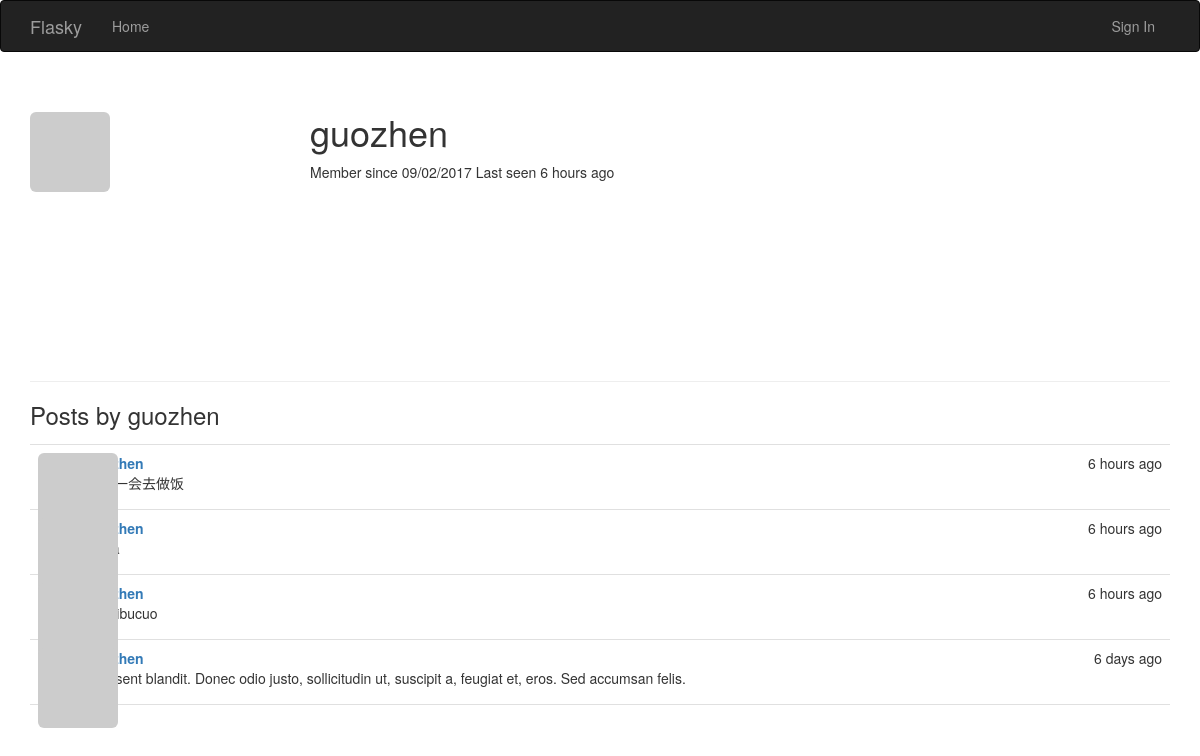
The app's page /user/guozhen with its own data.
### app/models.py (models this page shows, shortened)
class User(UserMixin, db.Model):
	__tablename__='users'
	id = db.Column(db.Integer,primary_key=True)
	username = db.Column(db.String(64),unique=True,index=True)
	email = db.Column(db.String(64),unique=True,index=True)
	role_id = db.Column(db.Integer,db.ForeignKey('roles.id'))
	password_hash = db.Column(db.String(128))
	confirmed = db.Column(db.Boolean, default=False)
	name = db.Column(db.String(64))
	location = db.Column(db.String(64))
	about_me = db.Column(db.Text())
	member_since = db.Column(db.DateTime(), default=datetime.utcnow)
	last_seen = db.Column(db.DateTime(), default=datetime.utcnow)
	avatar_hash = db.Column(db.String(32))
	posts = db.relationship('Post', backref='author', lazy='dynamic')
	@property
	def password(self):
		raise AttributeError('密码是不可读属性！')
	def gravatar(self, size=100, default='identicon', rating='g'):
		if request.is_secure:
			url = 'https://s.gravatar.com/avatar'
		else:
			url = 'http://www.gravatar.com/avatar'
		hash = hashlib.md5(self.email.encode('utf-8')).hexdigest()
		return '{url}/{hash}?s={size}&d={default}&r={rating}'.format(
			url=url, hash=hash, size=size, default=default, rating=rating)

class Post(db.Model):
	__tablename__ = 'posts'
	id = db.Column(db.Integer, primary_key=True)
	body = db.Column(db.Text)
	timestamp = db.Column(db.DateTime, index=True, default=datetime.utcnow)
	author_id = db.Column(db.Integer, db.ForeignKey('users.id'))

### app/main/views.py (the view)
@main.route('/user/<username>')
def user(username):
    user = User.query.filter_by(username=username).first()
    if user is None:
        abort(404)
    posts = user.posts.order_by(Post.timestamp.desc()).all()
    return render_template('user.html', user=user, posts=posts)

### app/auth/views.py (called while the page is built)
@auth.before_app_request
def before_request():
	if current_user.is_authenticated:
		current_user.ping()
		if not current_user.confirmed \
			and request.endpoint[:5] != 'auth.':
			return redirect(url_for('auth.unconfirmed'))

### app/main/__init__.py (called while the page is built)
@main.app_context_processor              #把Permission类加入模板上下文
def inject_permissions():
    return dict(Permission=Permission)

### app/models.py (called while the page is built)
	def is_administrator(self):
		return False

### app/templates/user.html (shortened to what this page needs)
{% extends "base.html" %}
{% block page_content %}
<div class="page-header">
	<img class="img-rounded profile-thumbnail" src="{{ user.gravatar(size=256) }}">
	<div class="profile-header">
		<h1>{{ user.username }}</h1>
		<p>
			Member since {{ moment(user.member_since).format('L') }}
			Last seen {{ moment(user.last_seen).fromNow() }}
		</p>
	</div>
</div>
<h3>Posts by {{ user.username }}</h3>
{% include '_posts.html' %}
{% endblock %}

### app/templates/base.html (shortened to what this page needs)
{% extends "bootstrap/base.html" %}
{% block head %}
{{ super() }}
<link rel="stylesheet" type="text/css" href="{{ url_for('static', filename='styles.css') }}">
{% endblock %}
{% block navbar %}
<div class="navbar navbar-inverse" role="navigation">
	<div class="container">
		<div class="navbar-header">
			<a class="navbar-brand" href="{{ url_for('main.index') }}">Flasky</a>
		</div>
		<div class="navbar-collapse collapse">
			<ul class="nav navbar-nav">
				<li><a href="{{ url_for('main.index') }}">Home</a></li>
			</ul>
			<ul class="nav navbar-nav navbar-right">
				{% if current_user.is_authenticated %}
				<li class="dropdown">
					<a href="#" class="dropdown-toggle" data-toggle="dropdown">
						<img src="{{ current_user.gravatar(size=18) }}">
						Account <b class="caret"></b></a>
					<ul class="dropdown-menu">
						<li><a href="{{ url_for('auth.change_password') }}">Change Password</a></li>
						<li><a href="{{ url_for('auth.change_email_request') }}">Change Email</a></li>
						<li><a href="{{ url_for('auth.logout') }}">Sign Out</a></li>
					</ul>
				</li>
				{% else %}
				<li><a href="{{ url_for('auth.login') }}">Sign In</a></li>
				{% endif %}
			</ul>
		</div>
	</div>
</div>
{% endblock %}
{% block content %}
<div class="container">
	{% block page_content %}{% endblock %}
</div>
{% endblock %}

### app/templates/_posts.html
<ul class="posts">
    {% for post in posts %}
    <li class="post">
        <div class="post-thumbnail">
            <a href="{{ url_for('.user', username=post.author.username) }}">
                <img class="img-rounded profile-thumbnail" src="{{ post.author.gravatar(size=40) }}">
            </a>
        </div>
        <div class="post-content">
            <div class="post-date">{{ moment(post.timestamp).fromNow() }}</div>
            <div class="post-author"><a href="{{ url_for('.user', username=post.author.username) }}">{{ post.author.username }}</a></div>
            <div class="post-body">{{ post.body }}</div>
        </div>
    </li>
    {% endfor %}
</ul>

### app/static/styles.css (style rules this page uses)
.profile-thumbnail { position: absolute; }
.profile-header { min-height: 260px; margin-left: 280px; }
ul.posts { list-style-type: none; padding: 0px; margin: 16px 0px 0px 0px; border-top: 1px solid #e0e0e0; }
ul.posts li.post { padding: 8px; border-bottom: 1px solid #e0e0e0; }
div.post-date { float: right; }
div.post-author { font-weight: bold; }
div.post-thumbnail { position: absolute; }
div.post-content { margin-left: 48px; min-height: 48px; }

### records on screen
User: username "guozhen", member_since "09/02/2017", last_seen "6 hours ago"
Post: timestamp "6 hours ago", body "再看一会去做饭"
Post: timestamp "6 hours ago"
Post: timestamp "6 hours ago", body "tianqibucuo"
Post: timestamp "6 days ago", body "Praesent blandit. Donec odio justo, sollicitudin ut, suscipit a, feugiat et, eros. Sed accumsan felis."
